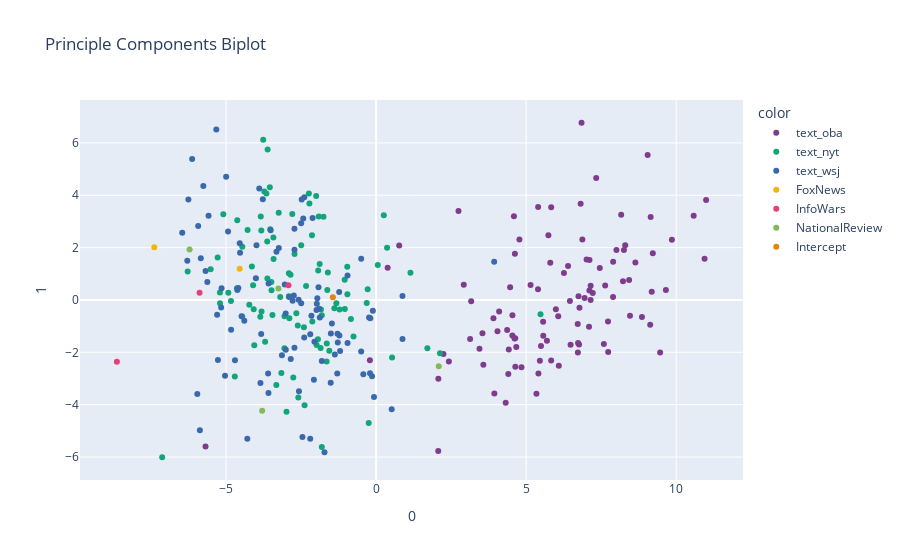

The notebook cell saved with this chart:
### Markdown cell above
<A HREF="https://plotly.com/python/discrete-color/#color-sequences-in-plotly-express">Plotly discrete color palettes/sequences</A><BR><A HREF="https://plotly.com/python/plotly-express/">Plotly Express docs</A>

### Code cell
fig = px.scatter(pcafit, 
                 x=0, 
                 y=1, 
                 color=pcaBiplotData['source'],
                 hover_name=pcaBiplotData['date'],
                 color_discrete_sequence=px.colors.qualitative.Bold,
                 title="Principle Components Biplot")
fig.show()
